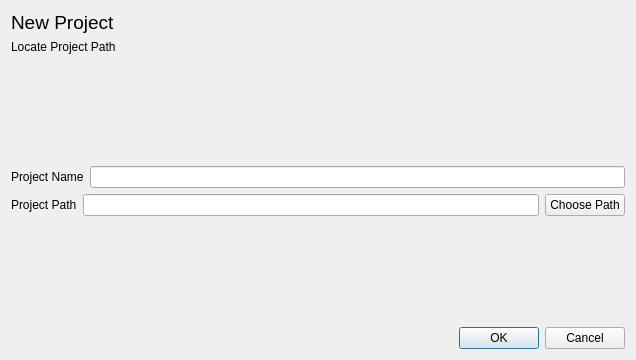
<?xml version="1.0" encoding="UTF-8"?>
<ui version="4.0">
 <class>Dialog</class>
 <widget class="QDialog" name="Dialog">
  <property name="geometry">
   <rect>
    <x>0</x>
    <y>0</y>
    <width>636</width>
    <height>360</height>
   </rect>
  </property>
  <property name="windowTitle">
   <string>New Project - Set Project Location</string>
  </property>
  <layout class="QVBoxLayout" name="verticalLayout" stretch="0,0,0,0,0,0,0">
   <property name="sizeConstraint">
    <enum>QLayout::SetDefaultConstraint</enum>
   </property>
   <item>
    <widget class="QLabel" name="label_4">
     <property name="font">
      <font>
       <family>Ubuntu</family>
       <pointsize>14</pointsize>
       <weight>50</weight>
       <italic>false</italic>
       <bold>false</bold>
      </font>
     </property>
     <property name="text">
      <string>New Project</string>
     </property>
    </widget>
   </item>
   <item>
    <widget class="QLabel" name="label_3">
     <property name="text">
      <string>Locate Project Path</string>
     </property>
    </widget>
   </item>
   <item>
    <spacer name="verticalSpacer">
     <property name="orientation">
      <enum>Qt::Vertical</enum>
     </property>
     <property name="sizeHint" stdset="0">
      <size>
       <width>20</width>
       <height>40</height>
      </size>
     </property>
    </spacer>
   </item>
   <item>
    <layout class="QHBoxLayout" name="horizontalLayout_2">
     <item>
      <widget class="QLabel" name="label_2">
       <property name="sizePolicy">
        <sizepolicy hsizetype="Preferred" vsizetype="Fixed">
         <horstretch>0</horstretch>
         <verstretch>0</verstretch>
        </sizepolicy>
       </property>
       <property name="text">
        <string>Project Name</string>
       </property>
      </widget>
     </item>
     <item>
      <widget class="QLineEdit" name="project_name_edit"/>
     </item>
    </layout>
   </item>
   <item>
    <layout class="QHBoxLayout" name="horizontalLayout">
     <item>
      <widget class="QLabel" name="label">
       <property name="text">
        <string>Project Path</string>
       </property>
      </widget>
     </item>
     <item>
      <widget class="QLineEdit" name="project_path_edit"/>
     </item>
     <item>
      <widget class="QPushButton" name="choose_path_btn">
       <property name="text">
        <string>Choose Path</string>
       </property>
      </widget>
     </item>
    </layout>
   </item>
   <item>
    <spacer name="verticalSpacer_2">
     <property name="orientation">
      <enum>Qt::Vertical</enum>
     </property>
     <property name="sizeHint" stdset="0">
      <size>
       <width>20</width>
       <height>40</height>
      </size>
     </property>
    </spacer>
   </item>
   <item>
    <widget class="QDialogButtonBox" name="button_box">
     <property name="orientation">
      <enum>Qt::Horizontal</enum>
     </property>
     <property name="standardButtons">
      <set>QDialogButtonBox::Cancel|QDialogButtonBox::Ok</set>
     </property>
    </widget>
   </item>
  </layout>
 </widget>
 <resources/>
 <connections>
  <connection>
   <sender>button_box</sender>
   <signal>accepted()</signal>
   <receiver>Dialog</receiver>
   <slot>accept()</slot>
   <hints>
    <hint type="sourcelabel">
     <x>248</x>
     <y>254</y>
    </hint>
    <hint type="destinationlabel">
     <x>157</x>
     <y>274</y>
    </hint>
   </hints>
  </connection>
  <connection>
   <sender>button_box</sender>
   <signal>rejected()</signal>
   <receiver>Dialog</receiver>
   <slot>reject()</slot>
   <hints>
    <hint type="sourcelabel">
     <x>316</x>
     <y>260</y>
    </hint>
    <hint type="destinationlabel">
     <x>286</x>
     <y>274</y>
    </hint>
   </hints>
  </connection>
 </connections>
</ui>
